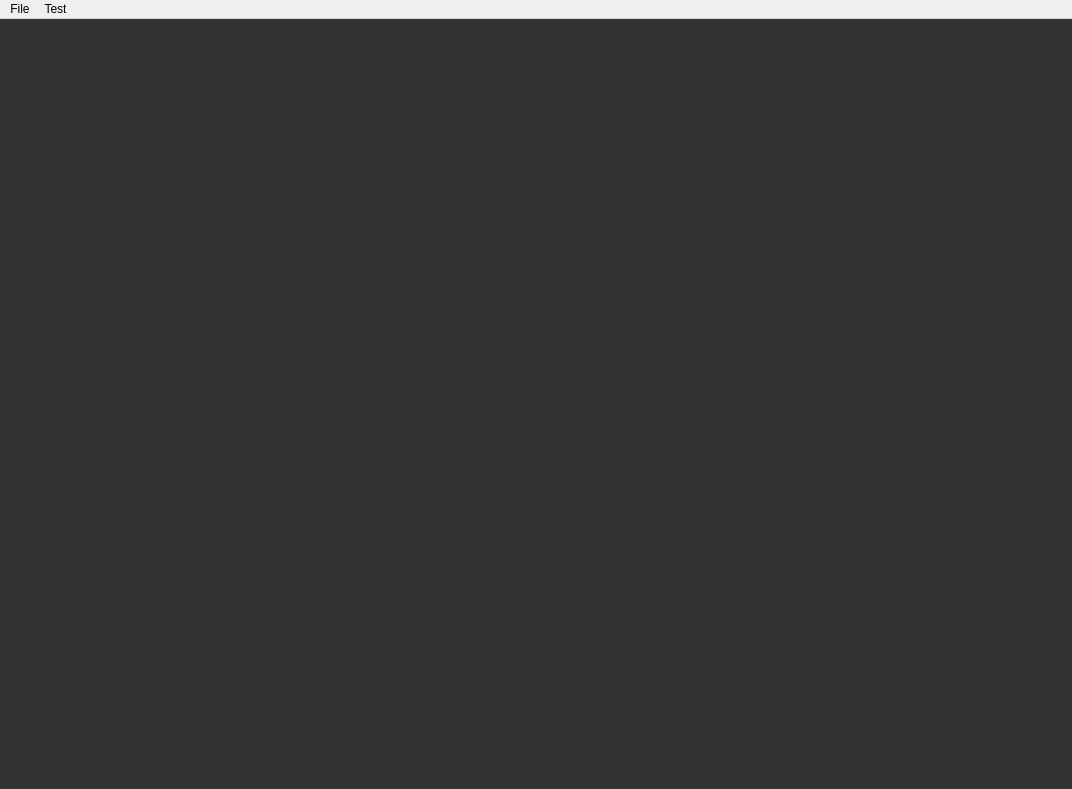
<?xml version="1.0" encoding="UTF-8"?>
<ui version="4.0">
 <class>MainWindow</class>
 <widget class="QMainWindow" name="MainWindow">
  <property name="geometry">
   <rect>
    <x>0</x>
    <y>0</y>
    <width>1072</width>
    <height>789</height>
   </rect>
  </property>
  <property name="windowTitle">
   <string>MainWindow</string>
  </property>
  <property name="styleSheet">
   <string notr="true"/>
  </property>
  <property name="animated">
   <bool>true</bool>
  </property>
  <widget class="QWidget" name="centralwidget">
   <property name="styleSheet">
    <string notr="true">QWidget
{
    color: #b1b1b1;
    background-color: #323232;
}</string>
   </property>
  </widget>
  <widget class="QMenuBar" name="menubar">
   <property name="geometry">
    <rect>
     <x>0</x>
     <y>0</y>
     <width>1072</width>
     <height>22</height>
    </rect>
   </property>
   <widget class="QMenu" name="menuFile">
    <property name="title">
     <string>File</string>
    </property>
    <addaction name="actionExit"/>
   </widget>
   <widget class="QMenu" name="menuTest">
    <property name="title">
     <string>Test</string>
    </property>
    <addaction name="actionFunction_Test"/>
   </widget>
   <addaction name="menuFile"/>
   <addaction name="menuTest"/>
  </widget>
  <action name="actionExit">
   <property name="text">
    <string>Exit</string>
   </property>
  </action>
  <action name="actionFunction_Test">
   <property name="checkable">
    <bool>false</bool>
   </property>
   <property name="text">
    <string>Function Test</string>
   </property>
  </action>
 </widget>
 <resources/>
 <connections>
  <connection>
   <sender>actionExit</sender>
   <signal>triggered()</signal>
   <receiver>MainWindow</receiver>
   <slot>close()</slot>
   <hints>
    <hint type="sourcelabel">
     <x>-1</x>
     <y>-1</y>
    </hint>
    <hint type="destinationlabel">
     <x>535</x>
     <y>394</y>
    </hint>
   </hints>
  </connection>
 </connections>
</ui>
